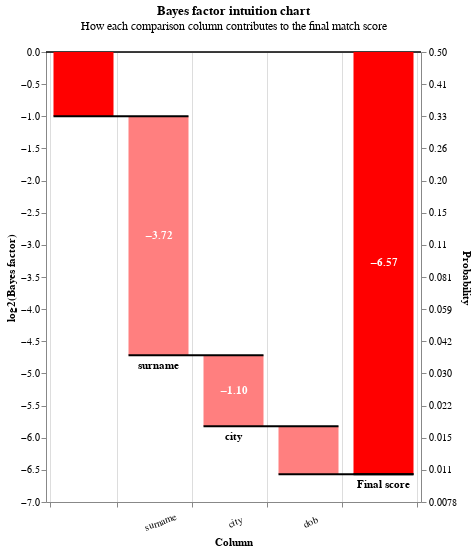

The notebook cell this image was saved under:
### Markdown cell above
You can also create a visual representation of this intuition report as a waterfall chart. 

This uses the Bayes factor to show the relative influence on the final match probability of the λ parameter, and each comparison column for an individual comparison row.

Columns that have no influence on the match score (due to missing data) are not shown.

### Code cell
from splink.intuition import bayes_factor_intuition_chart

bayes_factor_intuition_chart(row_dict, model)

### Figure 1 — Vega-Lite specification as saved in the notebook (floating-point values rounded to 4 significant figures)
{"$schema": "https://vega.github.io/schema/vega-lite/v4.8.1.json", "config": {"view": {"continuousHeight": 300, "continuousWidth": 400}}, "data": {"name": "data-cdb202a9c1167c7b711c57ae93658d48"}, "datasets": {"data-cdb202a9c1167c7b711c57ae93658d48": [{"bayes_factor": 0.5008, "column_name": "Prior lambda", "gamma_column_name": "nan", "gamma_index": "nan", "index": 0, "level_name": "nan", "level_proportion": "nan", "log2_bayes_factor": -0.9977, "m_probability": "nan", "max_gamma_index": "nan", "num_levels": "nan", "u_probability": "nan", "value_l": "nan", "value_r": "nan"}, {"bayes_factor": 0.07585, "column_name": "surname", "gamma_column_name": "gamma_surname", "gamma_index": 0, "index": 1, "level_name": "level_0", "level_proportion": 0.6855, "log2_bayes_factor": -3.721, "m_probability": 0.07517, "max_gamma_index": 2, "num_levels": 3, "u_probability": 0.9911, "value_l": "Campbell", "value_r": "Adasm"}, {"bayes_factor": 0.465, "column_name": "city", "gamma_column_name": "gamma_city", "gamma_index": 0, "index": 2, "level_name": "level_0", "level_proportion": 0.7762, "log2_bayes_factor": -1.105, "m_probability": 0.4393, "max_gamma_index": 1, "num_levels": 2, "u_probability": 0.9449, "value_l": "London", "value_r": "Londn"}, {"bayes_factor": 0.5965, "column_name": "dob", "gamma_column_name": "gamma_dob", "gamma_index": 0, "index": 3, "level_name": "level_0", "level_proportion": 0.8638, "log2_bayes_factor": -0.7455, "m_probability": 0.5954, "max_gamma_index": 1, "num_levels": 2, "u_probability": 0.9983, "value_l": "1997-05-04", "value_r": "2000-09-03"}, {"bayes_factor": 1, "column_name": "email", "gamma_column_name": "gamma_email", "gamma_index": -1, "index": 4, "level_name": "level_-1", "level_proportion": 1, "log2_bayes_factor": 0, "m_probability": 1, "max_gamma_index": 1, "num_levels": 2, "u_probability": 1, "value_l": "None", "value_r": "jacob.a83@clark.com"}, {"bayes_factor": 0.01053, "column_name": "Final score", "gamma_column_name": "nan", "gamma_index": "nan", "index": 5, "level_name": "nan", "level_proportion": "nan", "log2_bayes_factor": -6.569, "m_probability": "nan", "max_gamma_index": "nan", "num_levels": "nan", "u_probability": "nan", "value_l": "nan", "value_r": "nan"}]}, "height": 450, "layer": [{"layer": [{"encoding": {"color": {"value": "black"}, "size": {"value": 0.5}, "y": {"field": "zero", "type": "quantitative"}}, "mark": "rule"}, {"encoding": {"color": {"condition": {"test": "(datum.log2_bayes_factor < 0)", "value": "red"}, "value": "green"}, "opacity": {"condition": {"test": "datum.column_name == 'Prior lambda' || datum.column_name == 'Final score'", "value": 1}, "value": 0.5}, "tooltip": [{"field": "column_name", "title": "Comparison column", "type": "nominal"}, {"field": "value_l", "title": "Value (L)", "type": "nominal"}, {"field": "value_r", "title": "Value (R)", "type": "nominal"}, {"field": "gamma_index", "title": "Gamma level", "type": "nominal"}, {"field": "max_gamma_index", "title": "Max gamma level", "type": "nominal"}, {"field": "bayes_factor", "format": ".3r", "title": "Bayes factor", "type": "quantitative"}, {"field": "log2_bayes_factor", "format": ".3r", "title": "log2(Bayes factor)", "type": "quantitative"}, {"field": "prob", "format": ".3r", "title": "Adjusted match score", "type": "quantitative"}], "x": {"axis": {"grid": true, "labelAlign": "center", "labelAngle": -20, "labelExpr": "datum.value == 'Prior lambda' || datum.value == 'Final score' ? '' : datum.value", "labelPadding": 10, "tickBand": "extent", "title": "Column"}, "field": "column_name", "sort": null, "type": "nominal"}, "y": {"axis": {"grid": false, "orient": "left", "title": "log2(Bayes factor)"}, "field": "previous_sum", "type": "quantitative"}, "y2": {"field": "sum"}}, "mark": {"type": "bar", "width": 60}}, {"encoding": {"color": {"value": "white"}, "text": {"condition": {"field": "log2_bayes_factor", "format": ".2f", "test": "abs(datum.log2_bayes_factor) > 1", "type": "nominal"}, "value": ""}, "x": {"axis": {"labelAngle": 0, "title": "Column"}, "field": "column_name", "sort": null, "type": "nominal"}, "y": {"axis": {"orient": "left"}, "field": "center", "type": "quantitative"}}, "mark": {"fontWeight": "bold", "type": "text"}}, {"encoding": {"color": {"value": "black"}, "text": {"condition": {"field": "top_label", "test": "abs(datum.log2_bayes_factor) > 1", "type": "nominal"}, "value": ""}, "x": {"axis": {"labelAngle": 0, "title": "Column"}, "field": "column_name", "sort": null, "type": "nominal"}, "y": {"field": "sum_top", "type": "quantitative"}}, "mark": {"baseline": "bottom", "dy": -5, "fontWeight": "bold", "type": "text"}}, {"encoding": {"color": {"value": "black"}, "text": {"condition": {"field": "bottom_label", "test": "abs(datum.log2_bayes_factor) > 1", "type": "nominal"}, "value": ""}, "x": {"axis": {"labelAngle": 0, "title": "Column"}, "field": "column_name", "sort": null, "type": "nominal"}, "y": {"field": "sum_bottom", "type": "quantitative"}}, "mark": {"baseline": "top", "dy": 5, "fontWeight": "bold", "type": "text"}}]}, {"encoding": {"x": {"axis": {"labelAngle": 0, "title": "Column"}, "field": "column_name", "sort": null, "type": "nominal"}, "x2": {"field": "lead"}, "y": {"axis": {"labelExpr": "format(1 / (1 + pow(2, -1*datum.value)), '.2r')", "orient": "right", "title": "Probability"}, "field": "sum", "scale": {"zero": false}, "type": "quantitative"}}, "mark": {"color": "black", "strokeWidth": 2, "type": "rule", "x2Offset": 30, "xOffset": -30}}], "resolve": {"axis": {"y": "independent"}}, "title": {"subtitle": "How each comparison column contributes to the final match score", "text": "Bayes factor intuition chart"}, "transform": [{"filter": "(datum.bayes_factor !== 1.0)"}, {"frame": [null, 0], "window": [{"as": "sum", "field": "log2_bayes_factor", "op": "sum"}, {"as": "lead", "field": "column_name", "op": "lead"}]}, {"as": "sum", "calculate": "datum.column_name === \"Final score\" ? datum.sum - datum.log2_bayes_factor : datum.sum"}, {"as": "lead", "calculate": "datum.lead === null ? datum.column_name : datum.lead"}, {"as": "previous_sum", "calculate": "datum.column_name === \"Final score\" || datum.column_name === \"Prior lambda\" ? 0 : datum.sum - datum.log2_bayes_factor"}, {"as": "top_label", "calculate": "datum.sum > datum.previous_sum ? datum.column_name : \"\""}, {"as": "bottom_label", "calculate": "datum.sum < datum.previous_sum ? datum.column_name : \"\""}, {"as": "sum_top", "calculate": "datum.sum > datum.previous_sum ? datum.sum : datum.previous_sum"}, {"as": "sum_bottom", "calculate": "datum.sum < datum.previous_sum ? datum.sum : datum.previous_sum"}, {"as": "center", "calculate": "(datum.sum + datum.previous_sum) / 2"}, {"as": "text_log2_bayes_factor", "calculate": "(datum.log2_bayes_factor > 0 ? \"+\" : \"\") + datum.log2_bayes_factor"}, {"as": "dy", "calculate": "datum.sum < datum.previous_sum ? 4 : -4"}, {"as": "baseline", "calculate": "datum.sum < datum.previous_sum ? \"top\" : \"bottom\""}, {"as": "prob", "calculate": "1. / (1 + pow(2, -1.*datum.sum))"}, {"as": "zero", "calculate": "0*datum.sum"}], "width": {"step": 75}}
